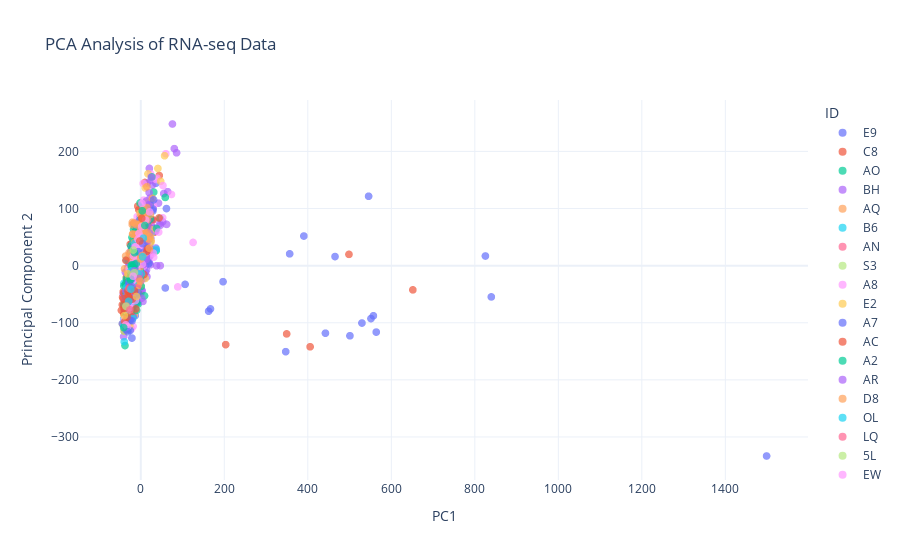

Write notebook code for a chart like this one.
### Code cell
# Visualize PCA results with Plotly
fig = px.scatter(
    pca_df,
    x='PC1',
    y='PC2',
    color = 'ID',
    title="PCA Analysis of RNA-seq Data",
    labels={'PC2': 'Principal Component 2', 'PC4': 'Principal Component 4'},
    template="plotly_white"
)
fig.update_traces(marker=dict(size=8, opacity=0.7))
fig.show()

# Optional: Print explained variance ratio
print("Explained Variance Ratio:", pca.explained_variance_ratio_)

### Figure 1 — Plotly figure (JSON) as saved in the notebook; plotly's stock layout.template omitted (floating-point values rounded to 4 significant figures; data arrays with more than 128 entries replaced by an {"elided": "..."} marker saying what was removed)
{"data": [{"hovertemplate": "ID=E9<br>PC1=%{x}<br>Principal Component 2=%{y}<extra></extra>", "legendgroup": "E9", "marker": {"color": "#636efa", "opacity": 0.7, "size": 8, "symbol": "circle"}, "mode": "markers", "name": "E9", "showlegend": true, "type": "scattergl", "x": [-8.561, -7.181, -4.406, -11.18, -8.612, -15.95, -11.98, -30.73, -21.85, 8.32, -20.85, 11.22, 10.31, -20.38, 1.539, -31.39, 347.1, -14.54, -34.66, 16.2, -18.94, -35.27, -16.34, -23.99, -25.15, -0.9119, -13.36, 11.16, -4.548, -25.25, -18.68, 11.82, -9.627, -33.28, -22.37, -8.697, 14.79, 7.657, -12.72, 19.96, -38.8, 4.688, -15.65, -3.99, 20.35, 14.99, -20.96, -33.56, -8.248, -10.62, -2.196, -0.5782, 11.61, -7.733, -25.2, -26.27, -27.89, 7.499, 61.48, 7.12, -6.941, -23.83, -13.15, 5.254, 4.989, 24.3, 24.03, -15.75, -20.03, -32.17, -1.179, 6.623, 36.03, 1.578, -27.41, 16.55, -17.5], "xaxis": "x", "y": [36.9, -22.69, 22.51, 23.1, -22.97, 36.4, 22.72, -62.95, 20.9, 75.81, -33.57, 3.6, -0.2553, 29.99, 80.95, -63.14, -150.6, -40.98, -45.84, 78.87, -40.46, -73.2, -81.37, -56.72, -57.01, -9.626, -87.44, -11.49, 18.27, -86.93, -50.57, 71.79, -3.544, -38.78, -26.59, 30.25, 95.92, 101.9, 19.44, 41.53, -63.15, 69.13, -19.55, 36.44, 4.845, 44.83, -19.69, -59.65, -36.76, 23.18, 85.1, 78.57, 40.97, -38.85, -78.76, -56.35, -77.62, 48.45, 99.95, 76.88, 16.01, -18.97, -43.59, 18.75, -3.296, 113.7, 106.8, -28.93, 18.38, -60.98, 65.16, 32.75, 144.3, 10.99, -8.738, 75.02, 72.46], "yaxis": "y"}, {"hovertemplate": "ID=C8<br>PC1=%{x}<br>Principal Component 2=%{y}<extra></extra>", "legendgroup": "C8", "marker": {"color": "#EF553B", "opacity": 0.7, "size": 8, "symbol": "circle"}, "mode": "markers", "name": "C8", "showlegend": true, "type": "scattergl", "x": [-0.6126, -17.91, -10.88, -20.23, -29.53, -7.35, -0.5871, 4.979, -43.66, -25.08, -16.13, -9.323, -16.36, -14.78, -25.51, 44.12, -0.9239, 2.641, -12.65, -4.799, -11.63, -33.61, -28.2, -12.14, -37.78, -25.01, -16.55, 15.47, -27.1, -6.337, -36.67, -31.84, 32.64, -2.227, -2.053, 9.742, -30.69, 8.166, -21.79, -28.25, -15.46, 24.76, -13.32, -26.08, -31.5, -16.05, -23.94, -27.98], "xaxis": "x", "y": [67.56, -1.35, -12.41, -41.39, -31.24, 104.2, 85.61, 70.17, -55.19, -23.38, -15.75, 48.24, 74.47, -18.77, 37.3, 157.8, 71.5, 61.72, -47.13, 97.75, -41.63, -106.0, -44.01, 30.93, -99.0, 21.92, 32.05, 28.95, -63.01, 33.91, -53.37, -69.86, 58.56, 3.965, 49.17, 145.7, -55.72, 22.33, 38.6, -76.43, -35.0, 69.77, -22.22, -50.48, -55.28, 14.78, -53.96, -65.27], "yaxis": "y"}, {"hovertemplate": "ID=AO<br>PC1=%{x}<br>Principal Component 2=%{y}<extra></extra>", "legendgroup": "AO", "marker": {"color": "#00cc96", "opacity": 0.7, "size": 8, "symbol": "circle"}, "mode": "markers", "name": "AO", "showlegend": true, "type": "scattergl", "x": [-19.5, 26.26, -34.53, -19.16, -21.53, -17.32, -9.841, -14.84, -23.89, -21.63, -16.64, -17.9, 4.447, -37.29, 22.13, -16.73, -4.392, -26.61, 2.401, -11.86, -13.84, -15.9, 3.412, -27.1, -23.55, 18.64, -8.437, -25.01, 36.76, -23.72, -28.67, 7.217, 46.5, -28.77, 22.61, -15.9, -0.7927, -37.86, -2.168, -14.14, -6.125, -1.779, -14.81, -21.15, -36.56, -34.52, -18.9], "xaxis": "x", "y": [-17.57, 27.81, -94.66, -22.72, -31.6, 63.5, 34.64, -16.09, -84.31, -12.39, -50.09, -10.9, 80.68, -45.97, 40.0, -4.98, 42.87, -42.34, 56.14, 23.17, 11.97, -1.573, 38.44, -5.999, -50.65, 78.42, -17.99, -3.098, 26.1, 34.58, -58.18, 24.52, 82.56, -66.14, 72.23, -29.99, 16.31, -139.9, 44.33, 33.39, -66.96, 109.8, 67.7, 49.46, -83.42, -38.0, -25.18], "yaxis": "y"}, {"hovertemplate": "ID=BH<br>PC1=%{x}<br>Principal Component 2=%{y}<extra></extra>", "legendgroup": "BH", "marker": {"color": "#ab63fa", "opacity": 0.7, "size": 8, "symbol": "circle"}, "mode": "markers", "name": "BH", "showlegend": true, "type": "scattergl", "x": {"elided": "227 float values"}, "xaxis": "x", "y": {"elided": "227 float values"}, "yaxis": "y"}, {"hovertemplate": "ID=AQ<br>PC1=%{x}<br>Principal Component 2=%{y}<extra></extra>", "legendgroup": "AQ", "marker": {"color": "#FFA15A", "opacity": 0.7, "size": 8, "symbol": "circle"}, "mode": "markers", "name": "AQ", "showlegend": true, "type": "scattergl", "x": [-12.72, -20.59, 24.5, -14.0, -2.399, 14.34, -25.33, -8.873, -24.97], "xaxis": "x", "y": [43.4, 71.96, 43.41, -1.712, 56.94, 7.471, -66.25, -10.63, -88.59], "yaxis": "y"}, {"hovertemplate": "ID=B6<br>PC1=%{x}<br>Principal Component 2=%{y}<extra></extra>", "legendgroup": "B6", "marker": {"color": "#19d3f3", "opacity": 0.7, "size": 8, "symbol": "circle"}, "mode": "markers", "name": "B6", "showlegend": true, "type": "scattergl", "x": [-21.62, -14.19, -18.71, -21.81, -30.91, 3.81, -31.08, 13.17, -34.58, -0.004291, -3.472, -25.54, 8.034, -6.67, -16.34, -27.47, -34.55, 4.724, 25.33, -17.95, -20.24, 18.96, -5.886, 2.903, -23.19, -22.6, -17.54, 18.77, -12.03, -2.084, -6.921, -16.94, -30.2, -35.68, 8.229, -22.3, -3.704, -40.33, -21.97, -25.55, -31.92, 21.66, -10.68, -24.53, 16.25, 1.215, 14.86, 15.63, -22.08, -4.437, -21.09, -21.55, -41.0, -23.97, -29.26, -22.49, 37.04, -20.84], "xaxis": "x", "y": [4.75, -36.58, -60.78, -43.01, -76.11, 31.57, -100.0, 80.4, -82.6, 57.31, 66.73, -79.55, 38.66, 62.89, 9.389, -6.289, 10.42, 105.3, 80.91, 38.9, 0.04679, 78.31, 43.01, 38.1, -35.64, 4.101, 1.178, 43.89, -55.81, 25.6, 23.7, -16.94, 10.29, -77.29, 28.98, -36.01, 39.22, -30.85, 9.989, -6.533, -72.39, 47.63, -34.37, -28.02, 54.5, 48.64, 43.54, 26.69, -39.38, -9.51, -11.53, -37.99, -92.69, 4.866, -54.58, -57.42, 28.83, 17.31], "yaxis": "y"}, {"hovertemplate": "ID=AN<br>PC1=%{x}<br>Principal Component 2=%{y}<extra></extra>", "legendgroup": "AN", "marker": {"color": "#FF6692", "opacity": 0.7, "size": 8, "symbol": "circle"}, "mode": "markers", "name": "AN", "showlegend": true, "type": "scattergl", "x": [-3.043, -5.281, -15.37, -35.16, -32.11, -20.19, -12.92, 4.788, -26.43, 1.048, -32.44, -18.18, 13.71, -12.15, -8.295, -11.32, -17.79, 17.09, -19.14, -29.64, -15.04, -35.75, -20.65, -3.258, -4.624, -27.4, -5.58, -39.03, -35.61, 10.72, -13.52, -18.39, -9.897, 0.8585, -14.61, -10.74, -15.82, -13.79, -11.01], "xaxis": "x", "y": [20.66, 61.03, -11.79, -32.77, -15.02, -62.91, 2.464, 78.5, -40.37, 12.19, -103.2, -32.23, 33.69, 3.181, -10.1, 3.74, 4.485, 86.55, -79.58, -38.27, -52.45, -65.9, 3.963, 72.59, -24.94, -43.74, 67.4, -47.89, -64.07, 30.29, 37.8, -23.23, -7.863, 30.01, 29.53, -8.761, 23.46, 6.36, 28.14], "yaxis": "y"}, {"hovertemplate": "ID=S3<br>PC1=%{x}<br>Principal Component 2=%{y}<extra></extra>", "legendgroup": "S3", "marker": {"color": "#B6E880", "opacity": 0.7, "size": 8, "symbol": "circle"}, "mode": "markers", "name": "S3", "showlegend": true, "type": "scattergl", "x": [-5.905, -6.635, -23.55, -22.43, -26.95, -7.293, 7.452, -18.1, -24.27, 24.22], "xaxis": "x", "y": [-29.72, 21.35, -80.92, 22.49, -57.26, -24.15, 51.27, -67.65, -37.52, 56.18], "yaxis": "y"}, {"hovertemplate": "ID=A8<br>PC1=%{x}<br>Principal Component 2=%{y}<extra></extra>", "legendgroup": "A8", "marker": {"color": "#FF97FF", "opacity": 0.7, "size": 8, "symbol": "circle"}, "mode": "markers", "name": "A8", "showlegend": true, "type": "scattergl", "x": [10.79, 3.35, -8.185, 73.45, 11.11, -25.15, 36.54, -20.56, -16.12, 6.559, -28.89, -17.42, -25.53, -13.75, 11.96, 5.619, -11.95, -22.18, 27.93, -22.03, 59.98, -14.24, -22.6, -18.72, -16.82, -18.5, -23.14, -25.54, 2.455, -11.94, 19.14, -10.44, 52.34, 1.479, -5.348, 1.084, 23.38, -13.56, -13.1, -13.36, -25.44, 15.14, -18.39, -29.98, -1.105, -14.74, -5.486, -1.475, 16.65, -27.64, 3.278, 125.1, 18.22, -40.74, 0.3159, 88.45, -8.732, -21.65, -14.39, -33.32, -14.61, -11.3, 8.514, -18.08, 38.69, -17.42, -9.122, -30.39, -34.29, 29.54, 4.783, 6.979, -9.958, -16.7, -37.25, 30.38, -19.45, 8.553, -0.6369, -9.123, -16.77, -10.84, 1.61, -9.828], "xaxis": "x", "y": [27.93, 42.3, 41.52, 124.6, 109.9, -47.11, 150.9, -18.51, 43.29, -1.112, -85.65, -20.93, -17.99, -23.93, 89.67, 143.9, 28.89, -110.8, 78.49, -33.88, 195.9, 6.196, -62.16, 8.531, -43.62, -106.3, -76.31, -16.8, 33.09, -22.3, 112.3, 4.129, 83.93, 11.31, 12.79, 13.74, 160.9, 11.96, -21.08, 37.04, -49.22, 85.49, -11.97, -46.63, -4.033, 0.04874, 67.28, 32.65, 24.54, -25.4, 50.5, 40.64, 36.73, -69.53, 22.08, -37.25, 85.73, -32.55, -25.67, -50.12, -25.97, 37.24, 43.12, -62.11, 153.2, -37.79, -23.04, -59.41, -65.75, 101.1, 21.29, 114.8, -25.42, 1.975, -111.6, 105.0, 10.83, 47.44, 22.1, -17.81, -1.316, 45.16, 37.21, -0.5523], "yaxis": "y"}, {"hovertemplate": "ID=E2<br>PC1=%{x}<br>Principal Component 2=%{y}<extra></extra>", "legendgroup": "E2", "marker": {"color": "#FECB52", "opacity": 0.7, "size": 8, "symbol": "circle"}, "mode": "markers", "name": "E2", "showlegend": true, "type": "scattergl", "x": [-16.91, -18.55, -23.18, -15.4, -28.77, 22.34, 13.54, -31.87, 25.42, 4.729, -16.24, 7.629, -25.84, -15.35, 10.97, -13.37, 56.94, 6.551, -2.598, -18.34, -2.255, -10.51, -12.4, -0.1453, -8.237, -8.181, -34.76, -10.67, -31.23, -23.55, -28.01, -24.8, -33.02, -5.807, -20.14, -11.17, -6.076, -14.58, 15.91, -30.35, 24.39, -17.52, 17.19, -20.88, -30.22, -15.67, -13.68, 15.58, 40.96, -44.06, -23.6, -10.81, -22.35, -27.77, -26.98, -2.19, -29.37, -34.14, -28.93, -7.655, 0.436, -26.0, 14.92, -7.126, -10.39, 22.69, -17.4, -15.06, -10.69, -6.392, -16.73, -1.562, -19.58, -22.33, -13.94, -11.23, -30.29, -3.625, -2.405, -32.39, -23.65, -28.38, -5.813, -19.89, -14.62, -15.98, -19.51, -8.093, -40.85, -25.72, -23.49, -29.52, -19.01, -17.07, -26.2, -7.924, -40.63, -8.739, 0.2805, 5.132, 47.55, -7.097, 10.63, 16.89], "xaxis": "x", "y": [-29.85, -50.56, -20.41, -85.76, -47.07, 49.19, 62.47, -7.251, 63.14, 30.09, 45.89, 40.68, -27.77, -4.858, 136.0, 16.04, 192.5, 52.86, 12.87, 8.34, 53.2, -34.8, -7.267, 21.91, -19.74, -39.61, -99.08, 37.66, -26.21, -84.59, -12.33, -30.55, -34.96, -18.17, -67.01, 12.42, 62.64, -52.61, 45.33, -47.47, 41.39, -25.53, 160.7, -40.78, -80.61, 0.0246, 10.58, 92.81, 170.2, -102.1, -33.05, 30.16, -43.58, -87.38, -39.14, 35.68, -75.78, -78.84, -93.24, -8.7, 81.34, -55.98, 67.3, -6.814, -51.7, 105.7, 17.58, -29.55, 34.99, 7.416, -51.86, 91.44, -39.35, -21.02, -18.46, 8.618, -103.2, 71.95, 33.25, -81.53, -25.74, -42.69, 69.45, -42.93, -7.036, -25.26, -43.18, 55.79, -68.46, -60.25, -30.96, -59.15, -36.21, -40.13, -105.5, -9.876, -81.56, 29.97, -34.84, 69.12, 147.7, -3.62, -22.5, 110.8], "yaxis": "y"}, {"hovertemplate": "ID=A7<br>PC1=%{x}<br>Principal Component 2=%{y}<extra></extra>", "legendgroup": "A7", "marker": {"color": "#636efa", "opacity": 0.7, "size": 8, "symbol": "circle"}, "mode": "markers", "name": "A7", "showlegend": true, "type": "scattergl", "x": [-14.37, -15.13, 557.1, -9.619, 500.9, -19.67, -27.84, 356.5, -1.551, 22.45, -2.548, -19.12, 166.9, 1499.0, 545.5, -44.05, -3.978, -16.36, 162.4, 2.505, -10.32, -16.1, 465.2, -2.722, -22.98, -10.71, -4.181, 17.06, 390.5, 825.4, 58.66, 106.0, -6.596, 4.62, -24.58, -20.26, -9.051, -18.39, -9.23, 24.98, -15.88, -13.55, -9.931, 442.2, -30.6, -18.25, -18.31, 19.85, 197.0, 28.99, 839.5, -31.84, 551.2, -7.11, 12.44, -21.51, -13.22, 12.02, -11.13, 563.9, -18.71, 529.6, 29.46, 18.86], "xaxis": "x", "y": [-55.85, -26.88, -87.8, -63.42, -122.8, 2.563, -42.55, 20.69, 49.26, 106.4, 27.35, -2.299, -75.75, -333.3, 121.5, -101.6, -12.68, -60.44, -79.72, 13.6, -54.57, -15.83, 15.91, -9.168, 10.61, -34.59, 28.7, 8.005, 51.85, 16.88, -39.09, -32.76, -34.17, 26.12, -39.39, -15.17, 66.92, -89.48, -12.19, 80.42, -20.36, -23.78, 12.52, -118.2, -33.71, -66.96, -70.66, 97.89, -28.1, 95.85, -54.72, -79.83, -92.69, -39.77, 72.88, -10.24, -53.27, 74.53, -12.62, -116.3, -55.76, -100.5, 98.91, 3.204], "yaxis": "y"}, {"hovertemplate": "ID=AC<br>PC1=%{x}<br>Principal Component 2=%{y}<extra></extra>", "legendgroup": "AC", "marker": {"color": "#EF553B", "opacity": 0.7, "size": 8, "symbol": "circle"}, "mode": "markers", "name": "AC", "showlegend": true, "type": "scattergl", "x": [-21.81, -34.08, 28.96, -30.95, -15.73, 203.3, -39.98, -20.29, 405.5, 2.663, 9.997, 5.705, 349.3, -21.26, -5.206, -10.9, -15.69, 651.6, -33.4, -16.21, -26.85, -34.34, 16.36, 3.405, 4.345, -19.2, 0.7674, -4.281, 13.1, -4.291, -2.6, -30.26, 7.533, -40.63, 20.4, 5.824, -26.88, -12.46, 0.8029, -22.94, -16.28, -32.47, -42.29, 498.6, -34.32, -25.07, -20.26, -1.883, -33.7, -23.14, -8.98, 1.593, 17.33, -11.07], "xaxis": "x", "y": [-34.4, -56.53, 80.18, -32.42, 15.13, -138.3, -114.2, 6.95, -142.1, 78.52, 37.44, 61.4, -119.5, -34.07, -48.85, 32.37, -11.63, -42.43, -49.05, 27.67, -15.07, -20.06, 71.43, 32.74, 26.6, 17.63, -18.38, 28.04, 64.2, 32.65, 62.18, -52.08, -15.58, -84.96, 26.12, 48.33, -38.2, -3.981, 23.28, -81.71, -52.22, -24.53, -45.98, 19.77, -45.33, -20.85, -28.38, 7.684, -64.68, -15.55, -46.56, 10.76, 81.16, 38.06], "yaxis": "y"}, {"hovertemplate": "ID=A2<br>PC1=%{x}<br>Principal Component 2=%{y}<extra></extra>", "legendgroup": "A2", "marker": {"color": "#00cc96", "opacity": 0.7, "size": 8, "symbol": "circle"}, "mode": "markers", "name": "A2", "showlegend": true, "type": "scattergl", "x": [-22.26, -22.47, -22.21, -4.928, -7.552, -5.999, -19.42, 16.37, -8.148, -13.32, -10.18, -26.8, -35.25, 8.947, -15.55, -21.62, -2.111, -29.21, -18.2, -22.65, 5.845, 5.707, -31.64, -12.97, -24.94, -16.94, -31.12, -10.22, -30.16, -12.16, -9.157, -0.8849, -33.08, 31.02, -9.154, 13.86, -5.998, -8.702, -2.443, 2.504, -14.68, -18.06, -27.82, -14.37, -24.17, 9.495, -18.89, -21.22, -15.61, -5.679, 0.05889, -13.68, -29.5, 4.126, -10.87, -12.68, -34.56, 22.16, -12.1, -18.38, -12.21, -17.48, -35.81, -1.03, 0.08929, -3.359, -40.55, -14.52, 2.301, -6.835, 58.55, -16.17, -31.04, -0.8638, -5.201, -1.76, 1.113, -20.26, 37.7, -21.6, -36.57, -8.106, -24.02, 15.83, 1.16, 1.433, -41.08, -26.66, -19.66, -35.28, 0.08044, -19.81, -13.4, 9.447, -4.444, -21.21, -8.194, -24.79, 26.49, -22.63, -21.36, 3.822], "xaxis": "x", "y": [-14.43, -50.99, -18.59, 62.85, 19.2, 22.76, -11.95, 86.81, 23.12, 14.46, -78.33, -41.17, -47.18, -52.87, -33.68, 30.66, 12.41, -40.36, 8.745, -17.03, 34.29, 27.39, -93.98, 13.32, -69.79, -16.36, -112.5, 19.55, -32.75, 44.5, 23.52, 79.84, -69.02, 128.7, -39.59, 81.95, 41.29, -25.05, 79.24, 5.202, -23.74, 35.97, -44.99, -19.23, -12.01, 46.56, 29.57, -27.07, -34.78, 36.13, 63.52, -34.1, -60.25, 30.47, 32.18, 59.69, -23.16, 81.62, 20.15, 45.47, 18.1, -54.3, -55.13, -7.922, 46.31, -2.037, -35.52, -24.16, 42.19, -48.16, 119.5, -8.049, -34.49, 36.31, 14.57, 42.67, 5.365, -6.629, 65.1, -10.45, -31.78, 5.416, -15.14, 76.34, -36.3, 9.545, -68.85, -21.42, -73.37, -82.92, 28.2, 11.91, -10.38, 33.99, -0.9786, -58.04, -64.77, -36.46, 155.5, -20.51, 1.116, 5.38], "yaxis": "y"}, {"hovertemplate": "ID=AR<br>PC1=%{x}<br>Principal Component 2=%{y}<extra></extra>", "legendgroup": "AR", "marker": {"color": "#ab63fa", "opacity": 0.7, "size": 8, "symbol": "circle"}, "mode": "markers", "name": "AR", "showlegend": true, "type": "scattergl", "x": [-0.2856, 1.281, -24.44, -2.967, 13.06, -5.986, 8.923, 13.44, -11.4, -30.89, -1.308, 13.49, -5.529, -36.94, 16.12, -1.228, -33.93, -16.62, -1.392, 19.48, -38.1, -15.83, -0.1176, -6.351, -8.411, 6.819, -26.72, 16.39, 9.338, -11.13, 6.257, -11.78, 13.85, 4.111, 3.337, -15.34, -1.013, -8.426, -24.52, -21.55, 21.65, 2.016, -36.87, -35.8, 24.96, -23.41, 7.161, -2.679, 75.73, -30.29, -32.84, 3.938, -12.94, -19.35, 10.44, 8.459, -9.497, -12.96, -11.45, -19.9, 14.59, -1.193, -15.05, -10.32, 3.501, 19.9, 10.99, -26.82, -13.68], "xaxis": "x", "y": [51.26, 52.39, -26.51, 28.81, 11.06, 8.103, 84.53, 113.2, 8.967, -62.13, 15.68, 55.99, 77.15, -11.35, 79.87, 7.624, -71.33, -55.78, -0.4993, 106.8, -77.88, -1.819, -27.08, 42.98, -33.18, 29.81, -67.35, 67.87, 44.53, 0.2337, 2.049, -19.82, 18.0, 48.35, 42.62, 34.4, 65.94, 49.41, -48.55, -18.5, 56.61, -57.03, -55.45, -43.65, 154.8, -43.8, 11.18, 40.9, 248.0, -60.9, -79.06, 60.87, 13.6, -56.03, 29.95, 91.55, -15.15, 37.7, 2.067, 11.75, 40.88, 20.58, 16.62, -12.46, 57.04, 128.0, 47.78, -14.36, -14.53], "yaxis": "y"}, {"hovertemplate": "ID=D8<br>PC1=%{x}<br>Principal Component 2=%{y}<extra></extra>", "legendgroup": "D8", "marker": {"color": "#FFA15A", "opacity": 0.7, "size": 8, "symbol": "circle"}, "mode": "markers", "name": "D8", "showlegend": true, "type": "scattergl", "x": [-2.618, 14.65, -7.192, -12.58, -13.12, -3.833, 6.547, 11.72, 11.55, -14.7, -2.661, 21.45, -8.061, 6.389, 14.87, -17.54, 11.11, 4.929, -21.64, -4.682, 14.41, -36.41, 4.847, -11.58, 6.521, 27.73, 0.05398, -21.56, -5.497, -4.99, -0.8536, 4.768, -27.46, 3.254, 0.08372, -38.96, -11.4, -3.887, -5.697, 6.424, -19.0, -20.35, -14.39, -20.11, 14.69, -5.401, -6.845, -2.735, -9.741, -7.633, 9.346, -11.26, -20.35, -7.432, -17.48, -28.36, -4.914, -2.095, 1.102, -15.06, -19.72, 22.75, -29.22, -10.38, -28.16, -22.12, -14.61, 3.915, -10.23, 11.4, 19.93, -15.79, -11.19, -13.95, -2.364, -7.195, -12.22, -8.046], "xaxis": "x", "y": [17.78, 138.3, -28.39, -12.39, -50.03, 10.63, 83.73, 47.24, 55.33, 16.73, -4.988, 51.05, 18.12, 99.03, 57.51, -40.99, 90.77, 59.12, -54.72, 36.25, 101.7, 16.76, 54.89, -15.14, 63.16, 117.8, 63.17, 8.275, -17.14, 53.35, 72.52, 75.23, -61.5, 81.74, 42.06, -5.539, 9.041, 52.9, -33.98, 83.04, 55.32, -42.75, 16.92, 75.93, 79.97, 52.08, 47.48, 21.56, 33.69, -12.55, 21.56, 4.636, -11.9, 55.35, 7.667, 14.9, -11.61, 72.98, 88.35, 40.47, 55.28, 89.54, -15.33, -45.19, 22.47, -42.02, 74.51, 88.42, 71.41, 80.04, 46.31, 10.87, -29.66, -50.43, 22.29, 6.67, 54.93, 47.04], "yaxis": "y"}, {"hovertemplate": "ID=OL<br>PC1=%{x}<br>Principal Component 2=%{y}<extra></extra>", "legendgroup": "OL", "marker": {"color": "#19d3f3", "opacity": 0.7, "size": 8, "symbol": "circle"}, "mode": "markers", "name": "OL", "showlegend": true, "type": "scattergl", "x": [-13.39, -28.69, -26.08, -21.51, -40.41, -33.92, -23.44, -13.33, -7.868, -26.29, -33.71, -23.85, -14.49, -37.19, -16.25, -21.54, -39.67, -19.4, -21.76, 1.719, -28.73, -11.23, -17.97], "xaxis": "x", "y": [-18.35, -56.28, -65.67, -35.9, -105.9, -38.29, -39.55, -21.09, -11.55, -51.61, -73.22, -49.67, 38.77, -70.31, -27.3, -39.56, -133.3, -92.7, 0.2245, -14.4, -34.13, 25.23, -23.59], "yaxis": "y"}, {"hovertemplate": "ID=LQ<br>PC1=%{x}<br>Principal Component 2=%{y}<extra></extra>", "legendgroup": "LQ", "marker": {"color": "#FF6692", "opacity": 0.7, "size": 8, "symbol": "circle"}, "mode": "markers", "name": "LQ", "showlegend": true, "type": "scattergl", "x": [-8.777], "xaxis": "x", "y": [-38.83], "yaxis": "y"}, {"hovertemplate": "ID=5L<br>PC1=%{x}<br>Principal Component 2=%{y}<extra></extra>", "legendgroup": "5L", "marker": {"color": "#B6E880", "opacity": 0.7, "size": 8, "symbol": "circle"}, "mode": "markers", "name": "5L", "showlegend": true, "type": "scattergl", "x": [-32.7, -39.62], "xaxis": "x", "y": [-80.68, -115.0], "yaxis": "y"}, {"hovertemplate": "ID=EW<br>PC1=%{x}<br>Principal Component 2=%{y}<extra></extra>", "legendgroup": "EW", "marker": {"color": "#FF97FF", "opacity": 0.7, "size": 8, "symbol": "circle"}, "mode": "markers", "name": "EW", "showlegend": true, "type": "scattergl", "x": [-25.03, 5.194, -6.861, -13.31, 1.975, -11.39, -19.67, 2.817, -10.79, -2.429, 30.75, -4.099, -17.57, -21.83, -30.99, -24.05, -24.31, -27.77, 53.07, 0.7482, 29.78, 3.388, -26.41, -23.0, -20.81, -12.31, -13.17, -26.75, -32.46, -23.9, -39.81, -27.11, 42.84, -4.383, 11.61, -15.03, 21.04, 6.169, -1.431, -9.977, -7.008, -12.15, -21.7], "xaxis": "x", "y": [-61.37, 32.02, 46.21, 33.08, 68.31, 8.06, -26.61, 108.9, -0.2028, -21.13, 14.73, 28.46, 17.23, -48.74, -67.45, -67.9, -34.94, -5.737, 140.2, 49.55, 21.92, 2.554, -73.29, 3.273, -4.009, 0.04849, -61.13, -19.66, -65.11, -29.23, -93.99, -21.65, 58.75, 56.33, 79.94, -22.58, 94.04, 27.97, 40.24, -4.894, -18.88, 32.4, -35.41], "yaxis": "y"}, {"hovertemplate": "ID=PE<br>PC1=%{x}<br>Principal Component 2=%{y}<extra></extra>", "legendgroup": "PE", "marker": {"color": "#FECB52", "opacity": 0.7, "size": 8, "symbol": "circle"}, "mode": "markers", "name": "PE", "showlegend": true, "type": "scattergl", "x": [-9.904, -29.65, -8.504], "xaxis": "x", "y": [-44.44, -50.6, -11.44], "yaxis": "y"}, {"hovertemplate": "ID=GM<br>PC1=%{x}<br>Principal Component 2=%{y}<extra></extra>", "legendgroup": "GM", "marker": {"color": "#636efa", "opacity": 0.7, "size": 8, "symbol": "circle"}, "mode": "markers", "name": "GM", "showlegend": true, "type": "scattergl", "x": [-14.42, -29.91, -21.25, -27.95, -25.5, -15.41, -6.218, -25.81, -13.21, -28.79, -25.34, -24.48, -35.2, -26.68, 6.649, -14.1, 15.07, -21.1, -25.34, -22.52, 30.56], "xaxis": "x", "y": [-53.6, -63.55, -126.8, -28.4, -113.5, 2.267, 24.59, -22.36, -49.65, -32.12, -96.02, -58.77, -112.5, -95.09, 23.4, -4.327, 30.9, -96.58, -50.14, -24.13, 115.3], "yaxis": "y"}, {"hovertemplate": "ID=LL<br>PC1=%{x}<br>Principal Component 2=%{y}<extra></extra>", "legendgroup": "LL", "marker": {"color": "#EF553B", "opacity": 0.7, "size": 8, "symbol": "circle"}, "mode": "markers", "name": "LL", "showlegend": true, "type": "scattergl", "x": [-44.19, -32.88, -11.85, -35.59, 14.64, 2.257, -46.48, -26.26, 16.15, -38.14, -30.97, -27.48, -30.44, -20.48, -40.28, -42.07, 43.67, -28.57, -33.02], "xaxis": "x", "y": [-68.54, -62.89, -75.73, 9.128, 25.04, 82.94, -78.28, -38.16, 29.85, -97.8, -44.04, -45.49, -51.54, -58.61, -75.76, -57.83, 83.53, -52.76, -89.98], "yaxis": "y"}, {"hovertemplate": "ID=A1<br>PC1=%{x}<br>Principal Component 2=%{y}<extra></extra>", "legendgroup": "A1", "marker": {"color": "#00cc96", "opacity": 0.7, "size": 8, "symbol": "circle"}, "mode": "markers", "name": "A1", "showlegend": true, "type": "scattergl", "x": [-21.62, -17.23, -23.15, -10.85, -23.41, -25.02, -24.33, 9.718, -25.74, -26.8, -15.13, -21.09, -2.0, 3.459], "xaxis": "x", "y": [-2.211, -4.08, -39.16, 3.747, -0.1081, -25.3, -15.92, 70.34, -20.51, -21.57, 22.74, 1.71, -21.56, 96.02], "yaxis": "y"}, {"hovertemplate": "ID=XX<br>PC1=%{x}<br>Principal Component 2=%{y}<extra></extra>", "legendgroup": "XX", "marker": {"color": "#ab63fa", "opacity": 0.7, "size": 8, "symbol": "circle"}, "mode": "markers", "name": "XX", "showlegend": true, "type": "scattergl", "x": [-3.459, -14.23], "xaxis": "x", "y": [-14.75, -47.24], "yaxis": "y"}, {"hovertemplate": "ID=GI<br>PC1=%{x}<br>Principal Component 2=%{y}<extra></extra>", "legendgroup": "GI", "marker": {"color": "#FFA15A", "opacity": 0.7, "size": 8, "symbol": "circle"}, "mode": "markers", "name": "GI", "showlegend": true, "type": "scattergl", "x": [-15.95, 3.341, -0.2209, 20.45], "xaxis": "x", "y": [-43.03, 17.84, 11.62, 30.48], "yaxis": "y"}, {"hovertemplate": "ID=LD<br>PC1=%{x}<br>Principal Component 2=%{y}<extra></extra>", "legendgroup": "LD", "marker": {"color": "#19d3f3", "opacity": 0.7, "size": 8, "symbol": "circle"}, "mode": "markers", "name": "LD", "showlegend": true, "type": "scattergl", "x": [-29.22, 6.182, 4.439, -6.749, -23.26], "xaxis": "x", "y": [-62.57, 48.18, 15.49, -13.89, -9.279], "yaxis": "y"}, {"hovertemplate": "ID=PL<br>PC1=%{x}<br>Principal Component 2=%{y}<extra></extra>", "legendgroup": "PL", "marker": {"color": "#FF6692", "opacity": 0.7, "size": 8, "symbol": "circle"}, "mode": "markers", "name": "PL", "showlegend": true, "type": "scattergl", "x": [-28.4, -34.24, -4.546, -23.1], "xaxis": "x", "y": [-39.6, -70.66, -22.52, -39.76], "yaxis": "y"}, {"hovertemplate": "ID=5T<br>PC1=%{x}<br>Principal Component 2=%{y}<extra></extra>", "legendgroup": "5T", "marker": {"color": "#B6E880", "opacity": 0.7, "size": 8, "symbol": "circle"}, "mode": "markers", "name": "5T", "showlegend": true, "type": "scattergl", "x": [-35.8], "xaxis": "x", "y": [-71.05], "yaxis": "y"}, {"hovertemplate": "ID=WT<br>PC1=%{x}<br>Principal Component 2=%{y}<extra></extra>", "legendgroup": "WT", "marker": {"color": "#FF97FF", "opacity": 0.7, "size": 8, "symbol": "circle"}, "mode": "markers", "name": "WT", "showlegend": true, "type": "scattergl", "x": [-35.96, -31.78], "xaxis": "x", "y": [-103.6, -107.0], "yaxis": "y"}, {"hovertemplate": "ID=Z7<br>PC1=%{x}<br>Principal Component 2=%{y}<extra></extra>", "legendgroup": "Z7", "marker": {"color": "#FECB52", "opacity": 0.7, "size": 8, "symbol": "circle"}, "mode": "markers", "name": "Z7", "showlegend": true, "type": "scattergl", "x": [-31.47, -39.52], "xaxis": "x", "y": [-14.28, -87.63], "yaxis": "y"}, {"hovertemplate": "ID=3C<br>PC1=%{x}<br>Principal Component 2=%{y}<extra></extra>", "legendgroup": "3C", "marker": {"color": "#636efa", "opacity": 0.7, "size": 8, "symbol": "circle"}, "mode": "markers", "name": "3C", "showlegend": true, "type": "scattergl", "x": [-30.89, 4.502, -20.95, -6.698], "xaxis": "x", "y": [-115.7, 38.5, -36.87, -47.04], "yaxis": "y"}, {"hovertemplate": "ID=HN<br>PC1=%{x}<br>Principal Component 2=%{y}<extra></extra>", "legendgroup": "HN", "marker": {"color": "#EF553B", "opacity": 0.7, "size": 8, "symbol": "circle"}, "mode": "markers", "name": "HN", "showlegend": true, "type": "scattergl", "x": [-2.239, -15.21], "xaxis": "x", "y": [43.18, -44.42], "yaxis": "y"}, {"hovertemplate": "ID=UU<br>PC1=%{x}<br>Principal Component 2=%{y}<extra></extra>", "legendgroup": "UU", "marker": {"color": "#00cc96", "opacity": 0.7, "size": 8, "symbol": "circle"}, "mode": "markers", "name": "UU", "showlegend": true, "type": "scattergl", "x": [-41.06], "xaxis": "x", "y": [-108.5], "yaxis": "y"}, {"hovertemplate": "ID=UL<br>PC1=%{x}<br>Principal Component 2=%{y}<extra></extra>", "legendgroup": "UL", "marker": {"color": "#ab63fa", "opacity": 0.7, "size": 8, "symbol": "circle"}, "mode": "markers", "name": "UL", "showlegend": true, "type": "scattergl", "x": [-15.7], "xaxis": "x", "y": [-9.242], "yaxis": "y"}, {"hovertemplate": "ID=W8<br>PC1=%{x}<br>Principal Component 2=%{y}<extra></extra>", "legendgroup": "W8", "marker": {"color": "#FFA15A", "opacity": 0.7, "size": 8, "symbol": "circle"}, "mode": "markers", "name": "W8", "showlegend": true, "type": "scattergl", "x": [-1.744], "xaxis": "x", "y": [-27.36], "yaxis": "y"}, {"hovertemplate": "ID=4H<br>PC1=%{x}<br>Principal Component 2=%{y}<extra></extra>", "legendgroup": "4H", "marker": {"color": "#19d3f3", "opacity": 0.7, "size": 8, "symbol": "circle"}, "mode": "markers", "name": "4H", "showlegend": true, "type": "scattergl", "x": [-23.82], "xaxis": "x", "y": [-41.23], "yaxis": "y"}, {"hovertemplate": "ID=V7<br>PC1=%{x}<br>Principal Component 2=%{y}<extra></extra>", "legendgroup": "V7", "marker": {"color": "#FF6692", "opacity": 0.7, "size": 8, "symbol": "circle"}, "mode": "markers", "name": "V7", "showlegend": true, "type": "scattergl", "x": [-26.2], "xaxis": "x", "y": [-77.32], "yaxis": "y"}, {"hovertemplate": "ID=JL<br>PC1=%{x}<br>Principal Component 2=%{y}<extra></extra>", "legendgroup": "JL", "marker": {"color": "#B6E880", "opacity": 0.7, "size": 8, "symbol": "circle"}, "mode": "markers", "name": "JL", "showlegend": true, "type": "scattergl", "x": [-15.19, -17.97], "xaxis": "x", "y": [-12.22, 27.37], "yaxis": "y"}, {"hovertemplate": "ID=OK<br>PC1=%{x}<br>Principal Component 2=%{y}<extra></extra>", "legendgroup": "OK", "marker": {"color": "#FF97FF", "opacity": 0.7, "size": 8, "symbol": "circle"}, "mode": "markers", "name": "OK", "showlegend": true, "type": "scattergl", "x": [-18.46], "xaxis": "x", "y": [-18.54], "yaxis": "y"}, {"hovertemplate": "ID=MS<br>PC1=%{x}<br>Principal Component 2=%{y}<extra></extra>", "legendgroup": "MS", "marker": {"color": "#FECB52", "opacity": 0.7, "size": 8, "symbol": "circle"}, "mode": "markers", "name": "MS", "showlegend": true, "type": "scattergl", "x": [-10.31], "xaxis": "x", "y": [-53.98], "yaxis": "y"}], "layout": {"legend": {"title": {"text": "ID"}, "tracegroupgap": 0}, "title": {"text": "PCA Analysis of RNA-seq Data"}, "xaxis": {"anchor": "y", "domain": [0, 1], "title": {"text": "PC1"}}, "yaxis": {"anchor": "x", "domain": [0, 1], "title": {"text": "Principal Component 2"}}}}
